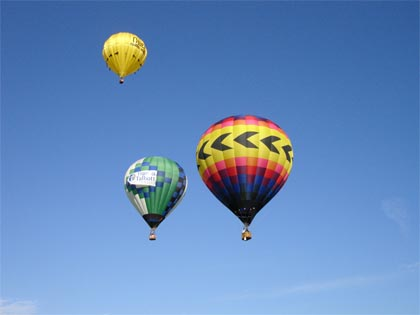
#> input picture digital-image-processing/assets/baloons.jpg, 420 x 315 px
$ jupyter execute lab-7.ipynb   (shell and % lines are left out)
#> lines starting #> are read from the running program, lines starting #| are printed output that depends on the picture
[cell 1]
import matplotlib.pyplot as plt
from math import sqrt, exp
import numpy as np
import cv2 as cv

[cell 2]
# Відстань між двома точками
def distance(point1, point2):
    return sqrt((point1[0] - point2[0]) ** 2 + (point1[1] - point2[1]) ** 2)

# Ідеальний низькочастотний фільтр
def idealFilterLP(D0, imgShape):
    base = np.zeros(imgShape[:2])
    rows, cols = imgShape[:2]
    center = (rows / 2, cols / 2)
    for x in range(cols):
        for y in range(rows):
            if distance((y, x), center) < D0:
                base[y, x] = 1
    return base

# Виконання низькочастотної фільтрації за допомогою ідеального фільтру
def lowPassFiltering(img, D0):
    original = np.fft.fft2(img)
    center = np.fft.fftshift(original)
    LowPassCenter = center * idealFilterLP(D0, img.shape)
    LowPass = np.fft.ifftshift(LowPassCenter)
    inverse_LowPass = np.fft.ifft2(LowPass)
    return np.abs(inverse_LowPass)

[cell 3]
img = cv.imread('assets/baloons.jpg', 0)
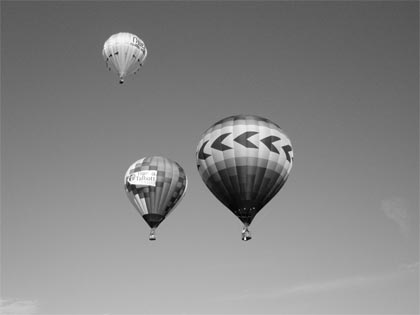
#> img: shape (315, 420); min 0, max 255, mean 133
img

[cell 4]
D0 = 80
filtered_img = lowPassFiltering(img, D0)

[cell 5]
plt.figure(figsize=(10, 5))
plt.subplot(121), plt.imshow(img, cmap='gray'), plt.title("Original")
plt.subplot(122), plt.imshow(filtered_img, cmap='gray'), plt.title("Filtered: D0={}".format(D0))
plt.show()
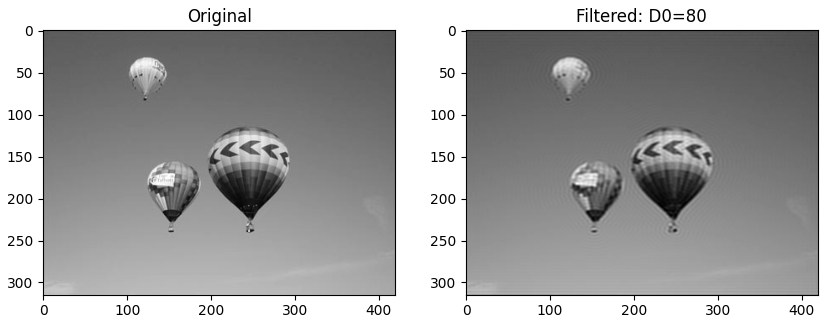
#> figure drawn by matplotlib, 2 panels

[cell 6]
D0 = 30
filtered_img = lowPassFiltering(img, D0)
#> call 2 of lowPassFiltering, with D0 = 30
#> in lowPassFiltering (call 2), `return np.abs(inverse_LowPass)`:
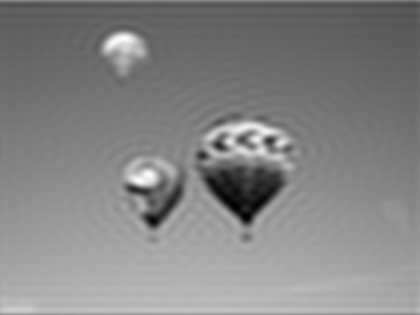
#> returned value: shape (315, 420) float64; min 0.287, max 255.4, mean 133; drawn with min black and max white

[cell 7]
plt.figure(figsize=(10, 5))
plt.subplot(121), plt.imshow(img, cmap='gray'), plt.title("Original")
plt.subplot(122), plt.imshow(filtered_img, cmap='gray'), plt.title("Filtered: D0={}".format(D0))
plt.show()
